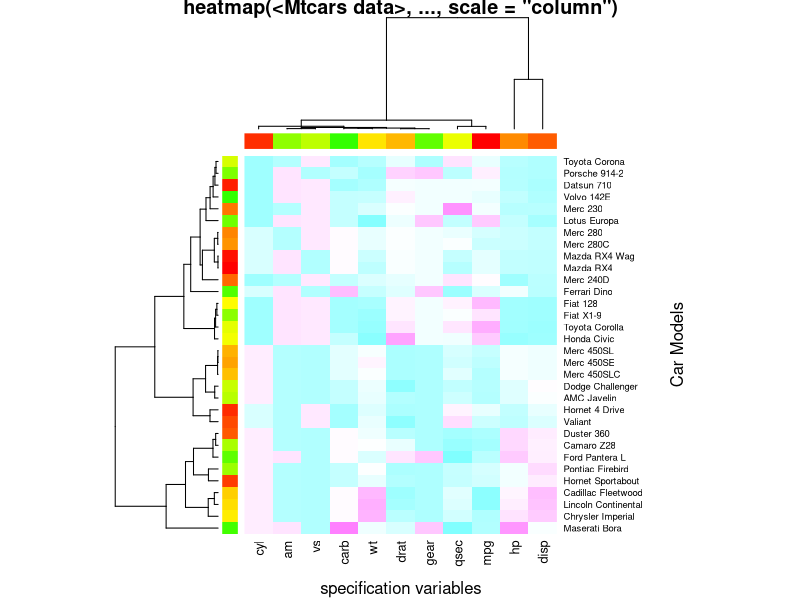

R code for this plot:
require(graphics)
x  <- as.matrix(mtcars)
rc <- rainbow(nrow(x), start=0, end=.3)
cc <- rainbow(ncol(x), start=0, end=.3)
hv <- heatmap(x, col = cm.colors(256), scale="column",
              RowSideColors = rc, ColSideColors = cc, margin=c(5,10),
              xlab = "specification variables", ylab= "Car Models",
              main = "heatmap(<Mtcars data>, ..., scale = \"column\")")
str(hv) # the two re-ordering index vectors

## no column dendrogram (nor reordering) at all:
##heatmap(x, Colv = NA, col = cm.colors(256), scale="column",
  ##      RowSideColors = rc, margin=c(5,10),
    ##    xlab = "specification variables", ylab= "Car Models",
      ##  main = "heatmap(<Mtcars data>, ..., scale = \"column\")")

## "no nothing"
##heatmap(x, Rowv = NA, Colv = NA, scale="column",
  ##      main = "heatmap(*, NA, NA) ~= image(t(x))")

##round(Ca <- cor(attitude), 2)
##symnum(Ca) # simple graphic
##heatmap(Ca,             symm = TRUE, margin=c(6,6))# with reorder()
##heatmap(Ca, Rowv=FALSE, symm = TRUE, margin=c(6,6))# _NO_ reorder()

## For variable clustering, rather use distance based on cor():
##symnum( cU <- cor(USJudgeRatings) )

##hU <- heatmap(cU, Rowv = FALSE, symm = TRUE, col = topo.colors(16),
##             distfun = function(c) as.dist(1 - c), keep.dendro = TRUE)
## The Correlation matrix with same reordering:
##round(100 * cU[hU[[1]], hU[[2]]])
## The column dendrogram:
##str(hU$Colv)
